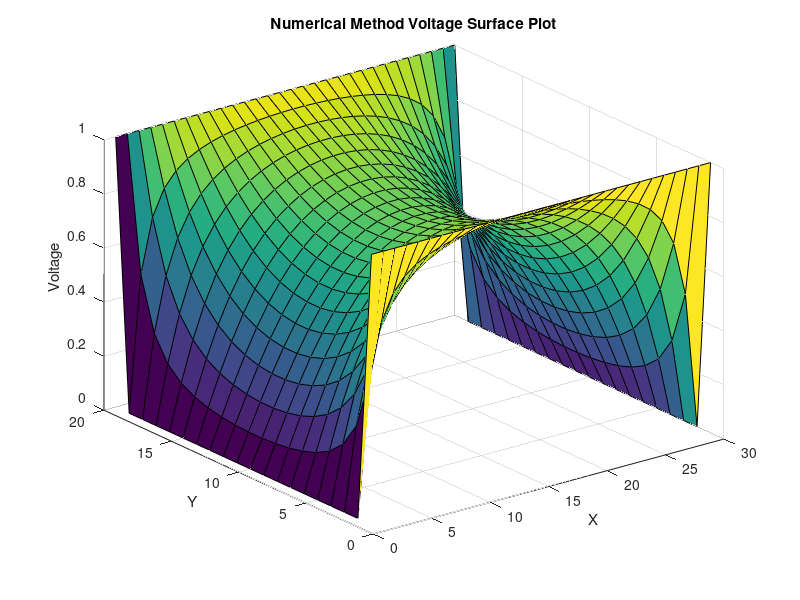
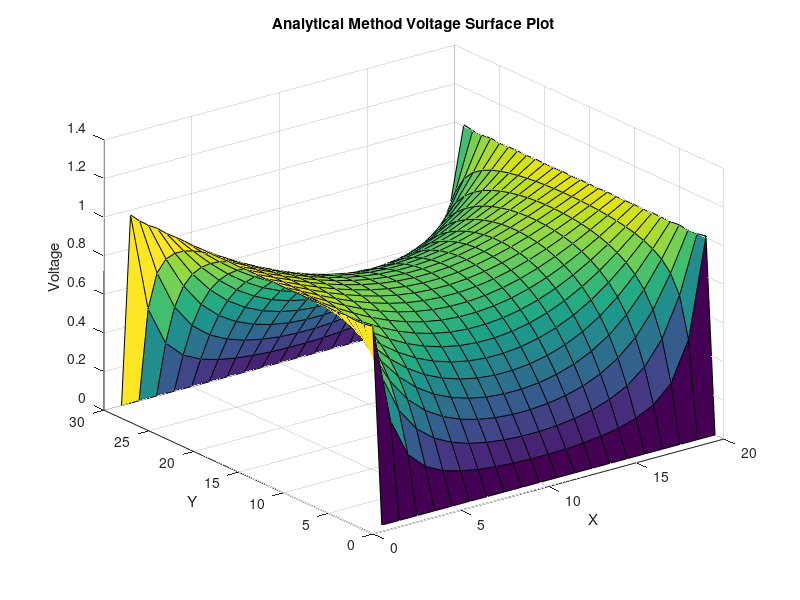

MATLAB code to generate these figures, in order:
% Dimensions of matrices, using ratio of 3/2 for L/W
nx = 20;
ny = 30; 

% G matrix so the solution will be similifed to a matrix form i.e Ax = B
G = sparse(nx*ny,nx*ny);
F = zeros(nx*ny,1);


for i = 1:nx
    for j = 1:ny
        n = j + (i-1)*ny;
        if i == 1
            G(n,:) = 0;
            G(n,n) = 1;
            F(n) = 1;
            
        elseif i == nx
            G(n,:) = 0;
            G(n,n) = 1;
            F(n) = 1;
            
        elseif j == 1
            G(n,:) = 0;
            G(n,n) = 1;
           
            
        elseif j == ny
            G(n,:) = 0;
            G(n,n) = 1;
            
            
        else 
            G(n,n) = -4;
            G(n,n-1) = 1;
            G(n,n+1) = 1;
            G(n,n-ny) = 1;
            G(n,n+ny) = 1;
        end
    end
end

V = G\F;

Emap = zeros(nx,ny,1);

for i = 1:nx
    for j = 1:ny
        n = j + (i-1)*ny; 
        Emap(i,j) = V(n);
    end
end

figure(1)
surf(Emap)
title("Numerical Method Voltage Surface Plot")
xlabel("X")
ylabel("Y")
zlabel("Voltage")

% Now to plot the analytical solution
a = ny;
b = nx/2;
[x,y] = meshgrid((linspace(-nx/2,nx/2,20)),(linspace(0,ny,ny)));
Emap2 = sparse(ny,nx);

% now to create a simulation for anayltical solution
for n = 1:2:500
    Emap2 = Emap2+(4./pi).*((cosh(n*pi*x/a).*sin(n*pi*y/a))./(n*cosh(n*pi*b/a)));
    figure(2)
    surf(Emap2)
    title("Analytical Method Voltage Surface Plot")
    xlabel("X")
    ylabel("Y")
    zlabel("Voltage")
end